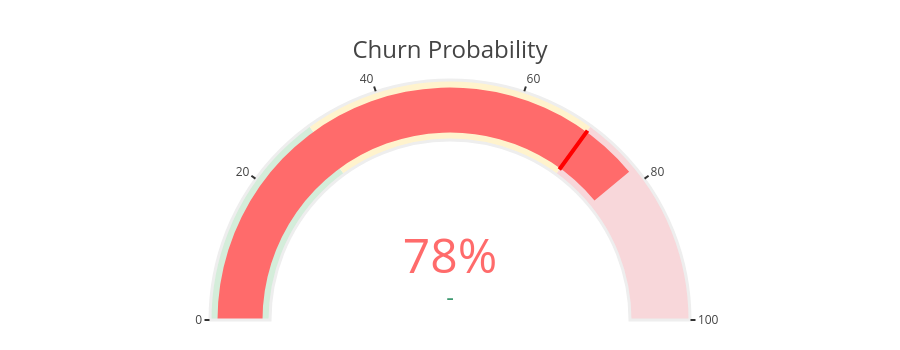

Write notebook code for a chart like this one.
### Markdown cell above
## 📊 5. Displaying Model Predictions with Confidence

A prediction without context is just a number. Let's create beautiful, informative displays that help business users understand and act on predictions. We'll use Plotly for interactive visualizations.

### Code cell
# =============================================================================
# 📊 SECTION 5: Displaying Predictions with Confidence
# =============================================================================
import plotly.graph_objects as go
from plotly.subplots import make_subplots

# Simulate prediction results for visualization
sample_prob = 0.78
sample_pred = 1
confidence_threshold = 0.7

# =============================================================================
# 🎚️ 1. GAUGE CHART - Churn Probability Visualization
# =============================================================================
fig_gauge = go.Figure(go.Indicator(
    mode="gauge+number+delta",
    value=sample_prob * 100,
    number={'suffix': "%", 'font': {'size': 48, 'color': '#ff6b6b'}},
    domain={'x': [0, 1], 'y': [0, 1]},
    title={'text': "Churn Probability", 'font': {'size': 24}},
    gauge={
        'axis': {'range': [0, 100], 'tickwidth': 2, 'tickcolor': "#333"},
        'bar': {'color': "#ff6b6b", 'thickness': 0.75},
        'bgcolor': "white",
        'borderwidth': 3,
        'bordercolor': "#eee",
        'steps': [
            {'range': [0, 30], 'color': '#d4edda'},
            {'range': [30, 70], 'color': '#fff3cd'},
            {'range': [70, 100], 'color': '#f8d7da'}
        ],
        'threshold': {
            'line': {'color': "red", 'width': 4},
            'thickness': 0.8,
            'value': confidence_threshold * 100
        }
    }
))
fig_gauge.update_layout(height=350, margin=dict(l=30, r=30, t=80, b=30))
fig_gauge.show()
print("📱 UI Preview: Gauge chart shows churn probability at a glance with color-coded risk zones")

### Figure 1 — Plotly figure (JSON) as saved in the notebook; plotly's stock layout.template omitted (floating-point values rounded to 4 significant figures)
{"data": [{"domain": {"x": [0, 1], "y": [0, 1]}, "gauge": {"axis": {"range": [0, 100], "tickcolor": "#333", "tickwidth": 2}, "bar": {"color": "#ff6b6b", "thickness": 0.75}, "bgcolor": "white", "bordercolor": "#eee", "borderwidth": 3, "steps": [{"color": "#d4edda", "range": [0, 30]}, {"color": "#fff3cd", "range": [30, 70]}, {"color": "#f8d7da", "range": [70, 100]}], "threshold": {"line": {"color": "red", "width": 4}, "thickness": 0.8, "value": 70}}, "mode": "gauge+number+delta", "number": {"font": {"color": "#ff6b6b", "size": 48}, "suffix": "%"}, "title": {"font": {"size": 24}, "text": "Churn Probability"}, "type": "indicator", "value": 78}], "layout": {"height": 350, "margin": {"b": 30, "l": 30, "r": 30, "t": 80}}}
